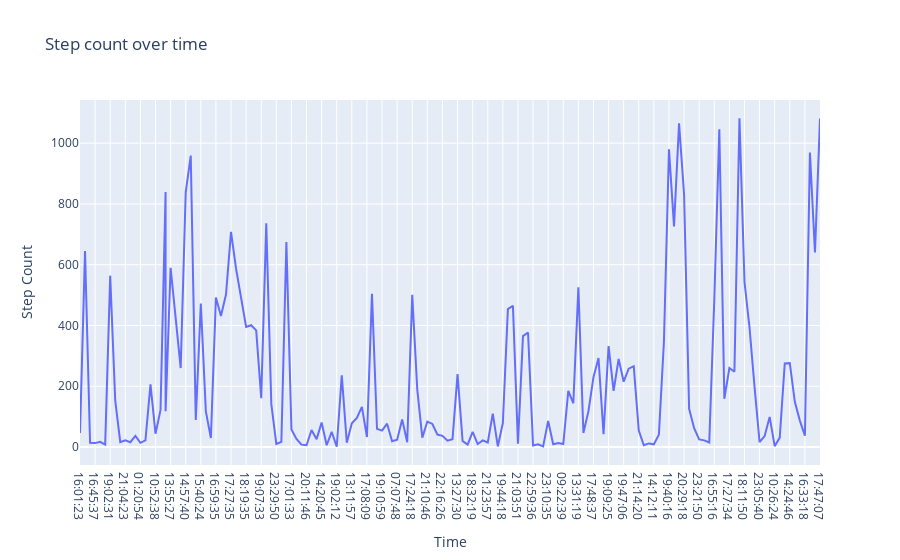

The code cell stored with this chart in its notebook:
### Code cell
# Step count over time

fig1 = px.line(data, x= 'Time', y='Step Count',
               title=" Step count over time")
fig1.show()

### Figure 1 — Plotly figure (JSON) as saved in the notebook; plotly's stock layout.template omitted (floating-point values rounded to 4 significant figures; data arrays with more than 128 entries replaced by an {"elided": "..."} marker saying what was removed)
{"data": [{"hovertemplate": "Time=%{x}<br>Step Count=%{y}<extra></extra>", "legendgroup": "", "line": {"color": "#636efa", "dash": "solid"}, "marker": {"symbol": "circle"}, "mode": "lines", "name": "", "orientation": "v", "showlegend": false, "type": "scatter", "x": {"elided": "149 str values"}, "xaxis": "x", "y": {"elided": "149 int values"}, "yaxis": "y"}], "layout": {"legend": {"tracegroupgap": 0}, "title": {"text": " Step count over time"}, "xaxis": {"anchor": "y", "domain": [0, 1], "title": {"text": "Time"}}, "yaxis": {"anchor": "x", "domain": [0, 1], "title": {"text": "Step Count"}}}}
